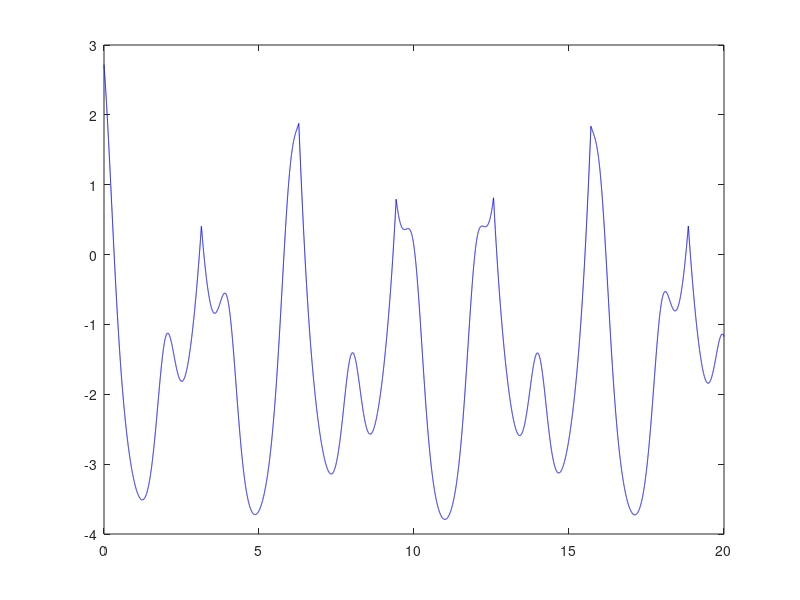

Write the MATLAB code that produced this figure. (Note: this script raises an error after producing the figure.)
clear;
clc;

x = 0:0.001:20;
f=@(x)exp(cos(pi*x))-6*log(1+abs(sin(x)));
y = f(x);

figure;
plot(x, y, 'b'); 
hold on;

[local_max, local_min] = find_local(x, y);

plot(local_max, f(local_max), 'ro'); 
plot(local_min, f(local_min), 'ro');

title('Γράφημα της f(x) με τοπικά μέγιστα και ελάχιστα');
xlabel('x');
ylabel('f(x)');
grid on;

plot(local_max, f(local_max),'k--');
plot(local_min, f(local_min),'k--');
hold off;

t = 1:0.1:6; 
x1=0:0.5:20;
[X, T] = meshgrid(x1, t);

Z = exp(cos(pi * X .* T)) - 6 * T .* log(1 + abs(sin(X)));


figure;
mesh(X, T, Z); 
title('Γράφημα της συνάρτησης f(x,t)');
xlabel('x');
ylabel('t');
zlabel('f(x,t)');
grid on;
